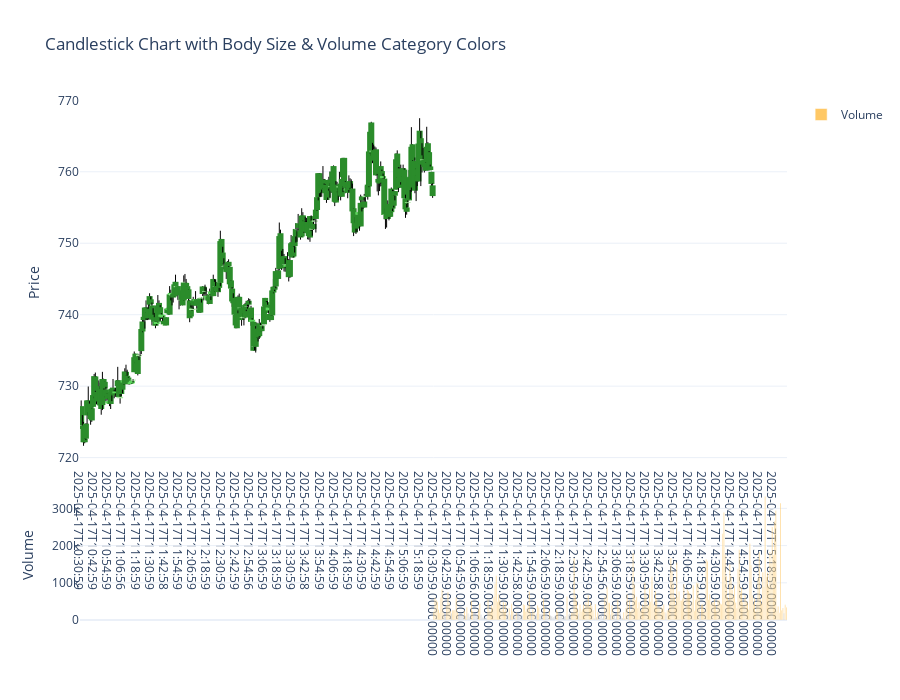

The code cell stored with this chart in its notebook:
### Code cell
import plotly.graph_objects as go
import pandas as pd

# --- Trim to last 300 rows for better visualization ---
plot_df = df[-300:].copy().reset_index(drop=True)

# --- Define candle colors based on size_category ---
def color_by_size_cat(cat):
    if pd.isna(cat): return 'gray'
    if cat == 0: return 'lightgray'
    if cat == 1: return '#a8e6a1'  # light green
    if cat == 2: return '#5dd75d'  # medium green
    if cat >= 3: return '#2b8c2b'  # dark green
    if cat == -1: return '#f7a8a8'  # light red
    if cat == -2: return '#f75d5d'  # medium red
    if cat <= -3: return '#c62828'  # dark red
    return 'gray'

# --- Define volume bar colors based on volume_category ---
def volume_color(cat):
    if cat == 1: return 'blue'
    if cat == 2: return 'gray'
    if cat == 3: return 'orange'
    return 'lightgray'

plot_df['CandleColor'] = plot_df['size_category'].apply(color_by_size_cat)
plot_df['VolumeColor'] = plot_df['volume_category'].apply(volume_color)

# --- Create the custom candlesticks manually ---
candle_shapes = []
for i, row in plot_df.iterrows():
    # Wick (line from low to high)
    candle_shapes.append(go.Scatter(
        x=[row['Date_Time'], row['Date_Time']],
        y=[row['Low'], row['High']],
        mode='lines',
        line=dict(color='black', width=1),
        showlegend=False,
        hoverinfo='skip'
    ))
    # Candle body
    candle_shapes.append(go.Scatter(
        x=[row['Date_Time'], row['Date_Time']],
        y=[row['Open'], row['Close']],
        mode='lines',
        line=dict(color=row['CandleColor'], width=6),
        showlegend=False,
        hoverinfo='skip'
    ))

# --- Add volume bars ---
volume_bars = go.Bar(
    x=plot_df['Date_Time'],
    y=plot_df['Volume'],
    marker_color=plot_df['VolumeColor'],
    yaxis='y2',
    name='Volume',
    opacity=0.6
)

# --- Build figure ---
fig = go.Figure(data=candle_shapes + [volume_bars])

# --- Layout ---
fig.update_layout(
    title='Candlestick Chart with Body Size & Volume Category Colors',
    xaxis=dict(
        rangeslider=dict(visible=False),
        type='category',
        showgrid=False
    ),
    yaxis=dict(domain=[0.3, 1], title='Price'),
    yaxis2=dict(domain=[0, 0.25], title='Volume'),
    height=700,
    template='plotly_white',
    hovermode='x unified'
)

fig.show()
